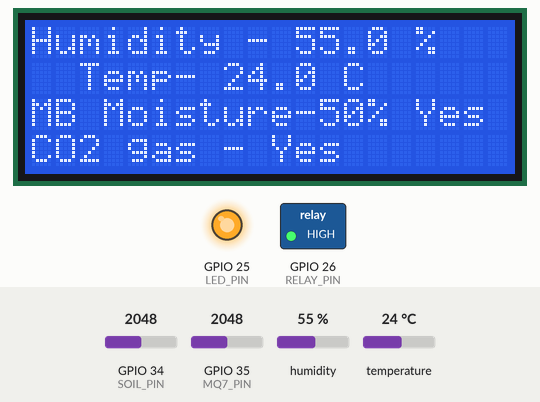
This sketch was run on a simulated ESP32. Shown: 20×4 character LCD, switched loads named in the sketch (green lamp = pin HIGH), output pins drawn as LEDs (lit = HIGH). The inputs (shaded band) are chosen by the test bench; at power-on: GPIO 35 (MQ7_PIN) = 2048, GPIO 34 (SOIL_PIN) = 2048, humidity 55 %, temperature 24 °C.

Above: at 1.2 s.
1.3 s: GPIO 35 (MQ7_PIN) set to 1949
At 3.0 s:
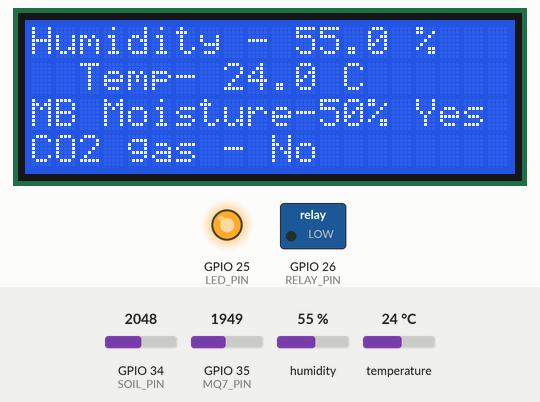
3.3 s: GPIO 34 (SOIL_PIN) set to 2141
At 3.9 s:
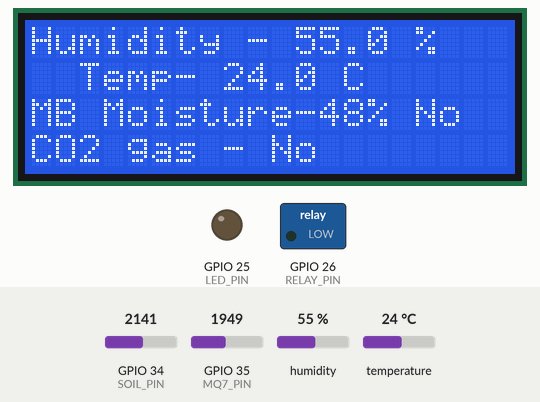
5.1 s: GPIO 35 (MQ7_PIN) set to 2040
At 5.9 s:
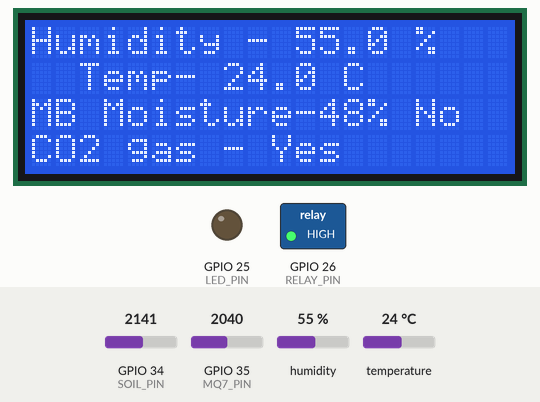
6.8 s: humidity set to 22 %
At 8.8 s:
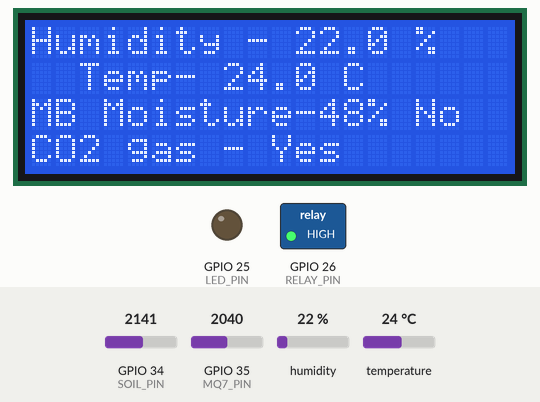
9.5 s: temperature set to 12 °C
At 11.7 s:
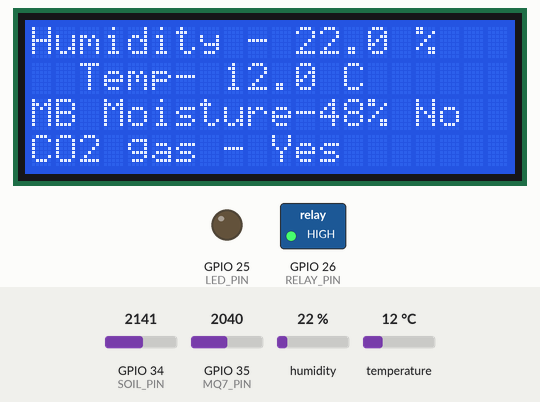
12.1 s: GPIO 34 (SOIL_PIN) set to 1960
At 13.5 s:
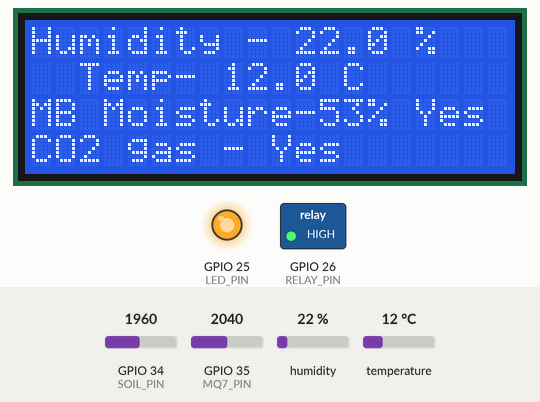
Timing chart, 0 to 14.8 s (numbered marks = the images above; inputs shaded):
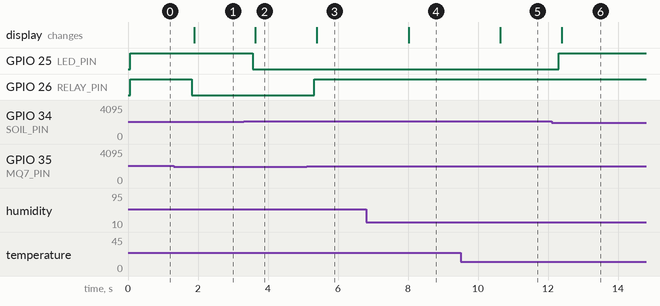

Measured:
- the behaviour switches between 2001 and 2000 on GPIO 35 (MQ7_PIN) (found by bisection; images 0 and 1)
- the behaviour switches between 2088 and 2089 on GPIO 34 (SOIL_PIN) (found by bisection; images 1 and 2)
- after the input at 1.3 s, GPIO 26 (RELAY_PIN): HIGH → LOW after 0.52 s; the display: changes after 0.59 s (image 1)
- after the input at 3.3 s, GPIO 25 (LED_PIN): HIGH → LOW after 0.27 s; the display: changes after 0.34 s (image 2)
- after the input at 5.1 s, GPIO 26 (RELAY_PIN): LOW → HIGH after 0.22 s; the display: changes after 0.29 s (image 3)
- after the input at 6.8 s, the display: changes after 1.2 s (image 4)
- after the input at 9.5 s, the display: changes after 1.1 s (image 5)
- after the input at 12.1 s, GPIO 25 (LED_PIN): LOW → HIGH after 0.21 s; the display: changes after 0.29 s (image 6)

The sketch:

Code_for_all_sensor.ino
```cpp
#include <Wire.h>
#include <LiquidCrystal_I2C.h>
#include "DHT.h"

// ===== LCD (I2C, 20x4) =====
LiquidCrystal_I2C lcd(0x27, 20, 4);  // Use 0x3F if needed

// ===== DHT22 =====
#define DHTPIN 4
#define DHTTYPE DHT22
DHT dht(DHTPIN, DHTTYPE);

// ===== Pins (moved SOIL from 12 -> 34 to avoid boot flash issue) =====
const int SOIL_PIN  = 34;  // Soil moisture analog (ADC1, safe)
const int MQ7_PIN   = 35;  // MQ-7 analog (ADC1)
const int LED_PIN   = 25;  // LED indicator (soil-in-water)
const int RELAY_PIN = 26;  // Relay (gas)

// ===== Thresholds (tune as needed) =====
const int GAS_THRESHOLD       = 2000; // MQ-7 raw threshold (0..4095)
const int SOIL_WATER_PERCENT  = 50;   // >= this % means "in water"

void setup() {
  Wire.begin(21, 22);
  lcd.init();
  lcd.backlight();

  dht.begin();

  // Full 0–3.3V range on ADC1 pins
  analogSetAttenuation(ADC_11db);
  // (Optional: per-pin) analogSetPinAttenuation(SOIL_PIN, ADC_11db);
  // (Optional: per-pin) analogSetPinAttenuation(MQ7_PIN,  ADC_11db);

  pinMode(LED_PIN, OUTPUT);
  pinMode(RELAY_PIN, OUTPUT);
  // ADC1 pins (32–39) are input-only; pinMode for them is not required but harmless.
  pinMode(SOIL_PIN, INPUT);
  pinMode(MQ7_PIN, INPUT);
}

void loop() {
  // ---- Read sensors ----
  float h = dht.readHumidity();
  float t = dht.readTemperature();

  int soilRaw = analogRead(SOIL_PIN);                 // 0..4095
  int soilPct = 100 - ((soilRaw * 100) / 4095);       // 100% = wet, 0% = dry
  if (soilPct < 0) soilPct = 0;
  if (soilPct > 100) soilPct = 100;
  bool soilInWater = (soilPct >= SOIL_WATER_PERCENT); // LED logic

  int gasRaw = analogRead(MQ7_PIN);
  bool gasDetected = (gasRaw > GAS_THRESHOLD);        // Relay logic

  // ---- Actuators ----
  digitalWrite(LED_PIN,   soilInWater ? HIGH : LOW);  // LED on if soil in water
  digitalWrite(RELAY_PIN, gasDetected ? HIGH : LOW);  // Relay on if gas detected

  // ---- LCD ----
  lcd.setCursor(0, 0);
  lcd.print("Humidity - ");
  if (isnan(h)) { lcd.print("NotFound    "); }
  else { lcd.print(h, 1); lcd.print(" %    "); }

  lcd.setCursor(0, 1);
  lcd.print("  Temp- ");
  if (isnan(t)) { lcd.print("NotFound   "); }
  else { lcd.print(t, 1); lcd.print(" C    "); }

  lcd.setCursor(0, 2);
  lcd.print("MB Moisture-");
  if (soilPct < 10) lcd.print(" ");      // alignment nicety
  lcd.print(soilPct); lcd.print("% ");
  lcd.print(soilInWater ? "Yes " : "No  ");

  lcd.setCursor(0, 3);
  lcd.print("CO2 gas - ");
  lcd.print(gasDetected ? "Yes     " : "No      ");

  delay(800); // gentle refresh, no flicker
}
```
